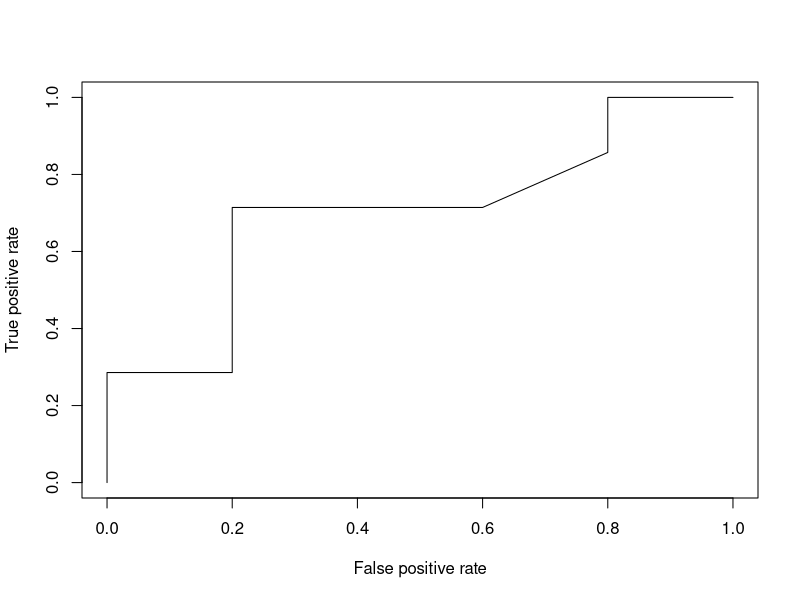

This figure's R source:
library(ROCR)
fr <- data.frame(score = c(0.61, 0.36, 0.43, 0.14, 0.38, 0.24, 0.97, 0.89, 0.78, 0.86, 0.71, 0.36),
                 label = c(1, 1, 0, 0, 0, 1, 1, 1, 1, 0, 1, 0))
pred <- prediction(fr$score, fr$label)
perf <- performance(pred, "tpr", "fpr")
plot(perf)
